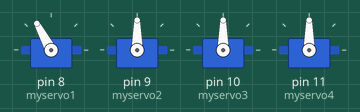
This sketch was run on a simulated Arduino Uno, built with avr-gcc and run on an emulated ATmega328P. Parts: 4 × servo.

Above: at 0.05 s.
At 1.65 s:
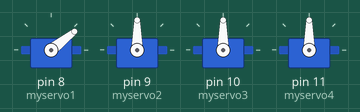
At 3.25 s:
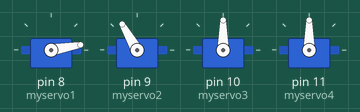
At 6.5 s:
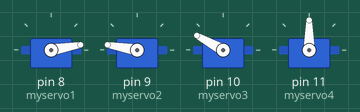
At 9.75 s:
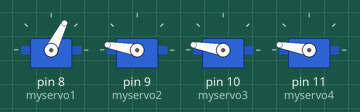
At 13.0 s:
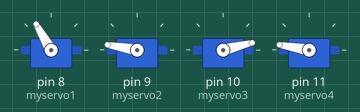
Timing chart, 0 to 17.0 s (numbered marks = the images above):
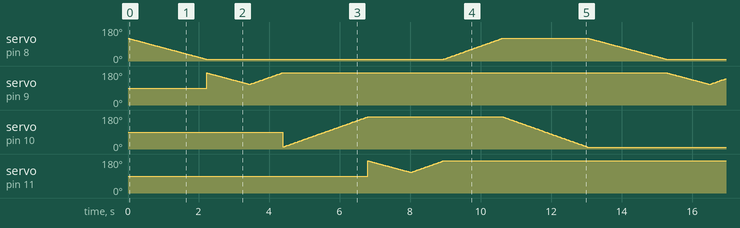

The sketch:

BabyYodaDemo.ino
```cpp
#include <Servo.h>
//have four servos for baby yoda, 2 per arm
Servo myservo1;
Servo myservo2;
Servo myservo3;
Servo myservo4;

int pos = 0;
void setup() {
  // setup servo
 myservo1.attach(8);//left shoulder servo
 myservo2.attach(9);//left elbow servo
 myservo3.attach(10);//right shoulder servo
 myservo4.attach(11);//right elbow servo
}

void loop() {

  for (pos = 120; pos >= 10; pos -= 1) { //moves left arm up
    // wierd angles because the arm was attached incorrectly to elbow servo
    myservo1.write(pos);
    delay(20);
  }
  //wave left hand
  for (pos = 170; pos >= 110; pos -= 1) {
    myservo2.write(pos);
    delay(20);
  }
  for (pos = 110; pos <= 170; pos += 1) {
    myservo2.write(pos);
    delay(15);
  }

  for (pos = 10; pos <= 170; pos += 1) { //moves right arm up
    myservo3.write(pos);
    delay(15);
  }
  //wave right hand
  for (pos = 170; pos >= 110; pos -= 1) {
    myservo4.write(pos);
    delay(20);
  }
  for (pos = 110; pos <= 170; pos += 1) {
    myservo4.write(pos);
    delay(15);
  }

  for (pos = 10; pos <= 120; pos += 1) { //move left arm down
     // wierd angles because the arm was attached incorrectly to elbow servo
    myservo1.write(pos);
    delay(15);
  }
  for (pos = 170; pos >= 10; pos -= 1) { //move right arn down
    myservo3.write(pos);
    delay(15);
  }

}
```
